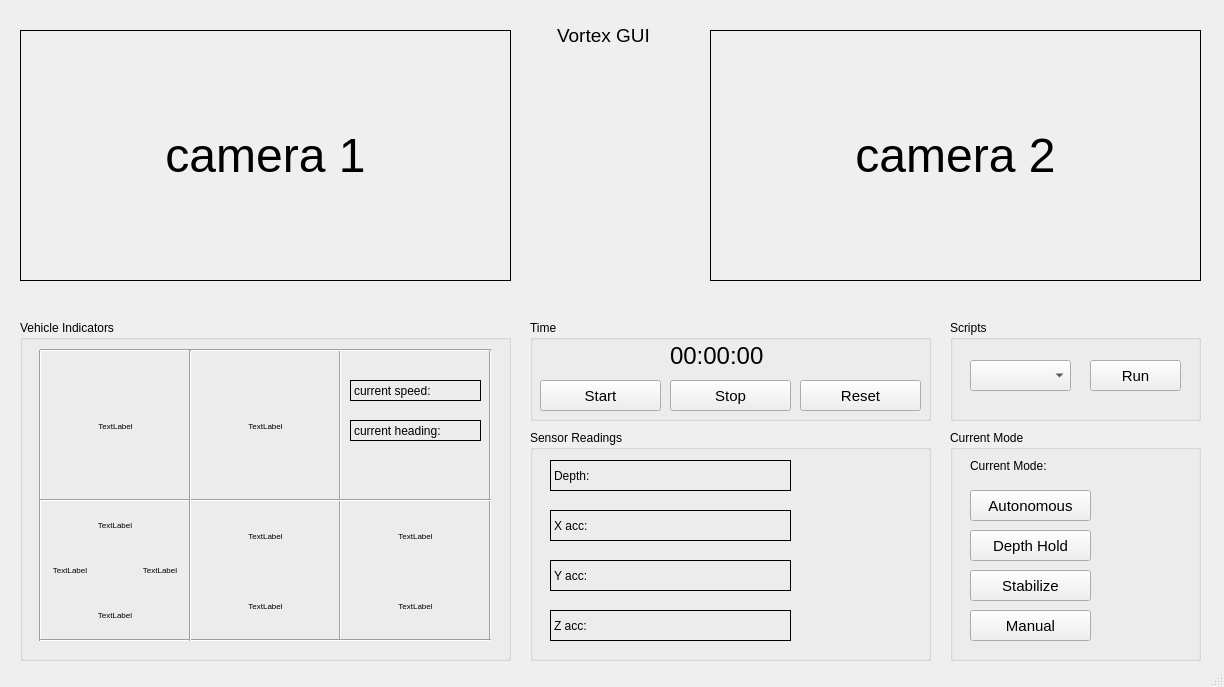
<?xml version="1.0" encoding="UTF-8"?>
<ui version="4.0">
 <class>MainWindow</class>
 <widget class="QMainWindow" name="MainWindow">
  <property name="geometry">
   <rect>
    <x>0</x>
    <y>0</y>
    <width>1224</width>
    <height>687</height>
   </rect>
  </property>
  <property name="windowTitle">
   <string>MainWindow</string>
  </property>
  <widget class="QWidget" name="centralwidget">
   <widget class="QGroupBox" name="groupBox">
    <property name="geometry">
     <rect>
      <x>20</x>
      <y>320</y>
      <width>491</width>
      <height>341</height>
     </rect>
    </property>
    <property name="title">
     <string>Vehicle Indicators</string>
    </property>
    <widget class="Line" name="line_5">
     <property name="geometry">
      <rect>
       <x>-10</x>
       <y>30</y>
       <width>61</width>
       <height>291</height>
      </rect>
     </property>
     <property name="orientation">
      <enum>Qt::Vertical</enum>
     </property>
    </widget>
    <widget class="Line" name="line_4">
     <property name="geometry">
      <rect>
       <x>290</x>
       <y>30</y>
       <width>61</width>
       <height>291</height>
      </rect>
     </property>
     <property name="orientation">
      <enum>Qt::Vertical</enum>
     </property>
    </widget>
    <widget class="Line" name="line_3">
     <property name="geometry">
      <rect>
       <x>440</x>
       <y>30</y>
       <width>61</width>
       <height>291</height>
      </rect>
     </property>
     <property name="orientation">
      <enum>Qt::Vertical</enum>
     </property>
    </widget>
    <widget class="Line" name="line_2">
     <property name="geometry">
      <rect>
       <x>20</x>
       <y>170</y>
       <width>451</width>
       <height>21</height>
      </rect>
     </property>
     <property name="orientation">
      <enum>Qt::Horizontal</enum>
     </property>
    </widget>
    <widget class="Line" name="line_6">
     <property name="geometry">
      <rect>
       <x>20</x>
       <y>20</y>
       <width>451</width>
       <height>21</height>
      </rect>
     </property>
     <property name="orientation">
      <enum>Qt::Horizontal</enum>
     </property>
    </widget>
    <widget class="QLabel" name="label_13">
     <property name="geometry">
      <rect>
       <x>330</x>
       <y>100</y>
       <width>131</width>
       <height>21</height>
      </rect>
     </property>
     <property name="frameShape">
      <enum>QFrame::Box</enum>
     </property>
     <property name="text">
      <string>current heading:</string>
     </property>
    </widget>
    <widget class="QLabel" name="label_12">
     <property name="geometry">
      <rect>
       <x>330</x>
       <y>60</y>
       <width>131</width>
       <height>21</height>
      </rect>
     </property>
     <property name="frameShape">
      <enum>QFrame::Box</enum>
     </property>
     <property name="text">
      <string>current speed:</string>
     </property>
    </widget>
    <widget class="Line" name="line_7">
     <property name="geometry">
      <rect>
       <x>20</x>
       <y>310</y>
       <width>451</width>
       <height>21</height>
      </rect>
     </property>
     <property name="orientation">
      <enum>Qt::Horizontal</enum>
     </property>
    </widget>
    <widget class="Line" name="line_8">
     <property name="geometry">
      <rect>
       <x>140</x>
       <y>30</y>
       <width>61</width>
       <height>291</height>
      </rect>
     </property>
     <property name="orientation">
      <enum>Qt::Vertical</enum>
     </property>
    </widget>
    <widget class="QLabel" name="grapper">
     <property name="geometry">
      <rect>
       <x>20</x>
       <y>30</y>
       <width>151</width>
       <height>151</height>
      </rect>
     </property>
     <property name="font">
      <font>
       <pointsize>6</pointsize>
      </font>
     </property>
     <property name="text">
      <string>TextLabel</string>
     </property>
     <property name="alignment">
      <set>Qt::AlignCenter</set>
     </property>
    </widget>
    <widget class="QLabel" name="grapper_2">
     <property name="geometry">
      <rect>
       <x>170</x>
       <y>30</y>
       <width>151</width>
       <height>151</height>
      </rect>
     </property>
     <property name="font">
      <font>
       <pointsize>6</pointsize>
      </font>
     </property>
     <property name="text">
      <string>TextLabel</string>
     </property>
     <property name="alignment">
      <set>Qt::AlignCenter</set>
     </property>
    </widget>
    <widget class="QLabel" name="forward">
     <property name="geometry">
      <rect>
       <x>70</x>
       <y>180</y>
       <width>50</width>
       <height>50</height>
      </rect>
     </property>
     <property name="font">
      <font>
       <pointsize>6</pointsize>
      </font>
     </property>
     <property name="text">
      <string>TextLabel</string>
     </property>
     <property name="alignment">
      <set>Qt::AlignCenter</set>
     </property>
    </widget>
    <widget class="QLabel" name="cw">
     <property name="geometry">
      <rect>
       <x>170</x>
       <y>180</y>
       <width>151</width>
       <height>71</height>
      </rect>
     </property>
     <property name="font">
      <font>
       <pointsize>6</pointsize>
      </font>
     </property>
     <property name="text">
      <string>TextLabel</string>
     </property>
     <property name="alignment">
      <set>Qt::AlignCenter</set>
     </property>
    </widget>
    <widget class="QLabel" name="ccw">
     <property name="geometry">
      <rect>
       <x>170</x>
       <y>250</y>
       <width>151</width>
       <height>71</height>
      </rect>
     </property>
     <property name="font">
      <font>
       <pointsize>6</pointsize>
      </font>
     </property>
     <property name="text">
      <string>TextLabel</string>
     </property>
     <property name="alignment">
      <set>Qt::AlignCenter</set>
     </property>
    </widget>
    <widget class="QLabel" name="down">
     <property name="geometry">
      <rect>
       <x>320</x>
       <y>250</y>
       <width>151</width>
       <height>71</height>
      </rect>
     </property>
     <property name="font">
      <font>
       <pointsize>6</pointsize>
      </font>
     </property>
     <property name="text">
      <string>TextLabel</string>
     </property>
     <property name="alignment">
      <set>Qt::AlignCenter</set>
     </property>
    </widget>
    <widget class="QLabel" name="up">
     <property name="geometry">
      <rect>
       <x>320</x>
       <y>180</y>
       <width>151</width>
       <height>71</height>
      </rect>
     </property>
     <property name="font">
      <font>
       <pointsize>6</pointsize>
      </font>
     </property>
     <property name="text">
      <string>TextLabel</string>
     </property>
     <property name="alignment">
      <set>Qt::AlignCenter</set>
     </property>
    </widget>
    <widget class="QLabel" name="backward">
     <property name="geometry">
      <rect>
       <x>70</x>
       <y>270</y>
       <width>50</width>
       <height>50</height>
      </rect>
     </property>
     <property name="font">
      <font>
       <pointsize>6</pointsize>
      </font>
     </property>
     <property name="text">
      <string>TextLabel</string>
     </property>
     <property name="alignment">
      <set>Qt::AlignCenter</set>
     </property>
    </widget>
    <widget class="QLabel" name="left">
     <property name="geometry">
      <rect>
       <x>25</x>
       <y>225</y>
       <width>50</width>
       <height>50</height>
      </rect>
     </property>
     <property name="font">
      <font>
       <pointsize>6</pointsize>
      </font>
     </property>
     <property name="text">
      <string>TextLabel</string>
     </property>
     <property name="alignment">
      <set>Qt::AlignCenter</set>
     </property>
    </widget>
    <widget class="QLabel" name="right">
     <property name="geometry">
      <rect>
       <x>115</x>
       <y>225</y>
       <width>50</width>
       <height>50</height>
      </rect>
     </property>
     <property name="font">
      <font>
       <pointsize>6</pointsize>
      </font>
     </property>
     <property name="text">
      <string>TextLabel</string>
     </property>
     <property name="alignment">
      <set>Qt::AlignCenter</set>
     </property>
    </widget>
   </widget>
   <widget class="QGroupBox" name="groupBox_3">
    <property name="geometry">
     <rect>
      <x>530</x>
      <y>320</y>
      <width>401</width>
      <height>101</height>
     </rect>
    </property>
    <property name="title">
     <string>Time</string>
    </property>
    <widget class="QLabel" name="time">
     <property name="geometry">
      <rect>
       <x>140</x>
       <y>20</y>
       <width>121</width>
       <height>31</height>
      </rect>
     </property>
     <property name="font">
      <font>
       <pointsize>18</pointsize>
      </font>
     </property>
     <property name="text">
      <string>00:00:00</string>
     </property>
    </widget>
   </widget>
   <widget class="QGroupBox" name="groupBox_4">
    <property name="geometry">
     <rect>
      <x>950</x>
      <y>320</y>
      <width>251</width>
      <height>101</height>
     </rect>
    </property>
    <property name="title">
     <string>Scripts</string>
    </property>
   </widget>
   <widget class="QGroupBox" name="groupBox_5">
    <property name="geometry">
     <rect>
      <x>950</x>
      <y>430</y>
      <width>251</width>
      <height>231</height>
     </rect>
    </property>
    <property name="title">
     <string>Current Mode</string>
    </property>
    <widget class="QLabel" name="currentMode">
     <property name="geometry">
      <rect>
       <x>20</x>
       <y>15</y>
       <width>141</width>
       <height>41</height>
      </rect>
     </property>
     <property name="text">
      <string>Current Mode:</string>
     </property>
    </widget>
   </widget>
   <widget class="QGroupBox" name="groupBox_6">
    <property name="geometry">
     <rect>
      <x>530</x>
      <y>430</y>
      <width>401</width>
      <height>231</height>
     </rect>
    </property>
    <property name="title">
     <string>Sensor Readings</string>
    </property>
    <widget class="QLabel" name="label_3">
     <property name="geometry">
      <rect>
       <x>20</x>
       <y>30</y>
       <width>241</width>
       <height>31</height>
      </rect>
     </property>
     <property name="frameShape">
      <enum>QFrame::Box</enum>
     </property>
     <property name="text">
      <string>Depth:</string>
     </property>
    </widget>
    <widget class="QLabel" name="label_4">
     <property name="geometry">
      <rect>
       <x>20</x>
       <y>80</y>
       <width>241</width>
       <height>31</height>
      </rect>
     </property>
     <property name="frameShape">
      <enum>QFrame::Box</enum>
     </property>
     <property name="text">
      <string>X acc:</string>
     </property>
    </widget>
    <widget class="QLabel" name="label_5">
     <property name="geometry">
      <rect>
       <x>20</x>
       <y>130</y>
       <width>241</width>
       <height>31</height>
      </rect>
     </property>
     <property name="frameShape">
      <enum>QFrame::Box</enum>
     </property>
     <property name="text">
      <string>Y acc:</string>
     </property>
    </widget>
    <widget class="QLabel" name="label_6">
     <property name="geometry">
      <rect>
       <x>20</x>
       <y>180</y>
       <width>241</width>
       <height>31</height>
      </rect>
     </property>
     <property name="frameShape">
      <enum>QFrame::Box</enum>
     </property>
     <property name="text">
      <string>Z acc:</string>
     </property>
    </widget>
   </widget>
   <widget class="QLabel" name="title">
    <property name="geometry">
     <rect>
      <x>557</x>
      <y>20</y>
      <width>111</width>
      <height>31</height>
     </rect>
    </property>
    <property name="font">
     <font>
      <pointsize>14</pointsize>
     </font>
    </property>
    <property name="text">
     <string>Vortex GUI</string>
    </property>
    <property name="textFormat">
     <enum>Qt::RichText</enum>
    </property>
   </widget>
   <widget class="QPushButton" name="reset">
    <property name="geometry">
     <rect>
      <x>800</x>
      <y>380</y>
      <width>121</width>
      <height>31</height>
     </rect>
    </property>
    <property name="font">
     <font>
      <pointsize>11</pointsize>
     </font>
    </property>
    <property name="text">
     <string>Reset</string>
    </property>
   </widget>
   <widget class="QPushButton" name="stop">
    <property name="geometry">
     <rect>
      <x>670</x>
      <y>380</y>
      <width>121</width>
      <height>31</height>
     </rect>
    </property>
    <property name="font">
     <font>
      <pointsize>11</pointsize>
     </font>
    </property>
    <property name="text">
     <string>Stop</string>
    </property>
   </widget>
   <widget class="QPushButton" name="start">
    <property name="geometry">
     <rect>
      <x>540</x>
      <y>380</y>
      <width>121</width>
      <height>31</height>
     </rect>
    </property>
    <property name="font">
     <font>
      <pointsize>11</pointsize>
     </font>
    </property>
    <property name="text">
     <string>Start</string>
    </property>
   </widget>
   <widget class="QPushButton" name="mode2">
    <property name="geometry">
     <rect>
      <x>970</x>
      <y>530</y>
      <width>121</width>
      <height>31</height>
     </rect>
    </property>
    <property name="font">
     <font>
      <pointsize>11</pointsize>
     </font>
    </property>
    <property name="text">
     <string>Depth Hold</string>
    </property>
   </widget>
   <widget class="QPushButton" name="mode3">
    <property name="geometry">
     <rect>
      <x>970</x>
      <y>570</y>
      <width>121</width>
      <height>31</height>
     </rect>
    </property>
    <property name="font">
     <font>
      <pointsize>11</pointsize>
     </font>
    </property>
    <property name="text">
     <string>Stabilize</string>
    </property>
   </widget>
   <widget class="QPushButton" name="mode4">
    <property name="geometry">
     <rect>
      <x>970</x>
      <y>610</y>
      <width>121</width>
      <height>31</height>
     </rect>
    </property>
    <property name="font">
     <font>
      <pointsize>11</pointsize>
     </font>
    </property>
    <property name="text">
     <string>Manual</string>
    </property>
   </widget>
   <widget class="QPushButton" name="mode1">
    <property name="geometry">
     <rect>
      <x>970</x>
      <y>490</y>
      <width>121</width>
      <height>31</height>
     </rect>
    </property>
    <property name="font">
     <font>
      <pointsize>11</pointsize>
     </font>
    </property>
    <property name="text">
     <string>Autonomous</string>
    </property>
   </widget>
   <widget class="QPushButton" name="run">
    <property name="geometry">
     <rect>
      <x>1090</x>
      <y>360</y>
      <width>91</width>
      <height>31</height>
     </rect>
    </property>
    <property name="font">
     <font>
      <pointsize>11</pointsize>
     </font>
    </property>
    <property name="text">
     <string>Run</string>
    </property>
   </widget>
   <widget class="QLabel" name="camera1">
    <property name="geometry">
     <rect>
      <x>20</x>
      <y>30</y>
      <width>491</width>
      <height>251</height>
     </rect>
    </property>
    <property name="font">
     <font>
      <pointsize>36</pointsize>
     </font>
    </property>
    <property name="frameShape">
     <enum>QFrame::Box</enum>
    </property>
    <property name="text">
     <string>camera 1</string>
    </property>
    <property name="alignment">
     <set>Qt::AlignCenter</set>
    </property>
   </widget>
   <widget class="QLabel" name="camera2">
    <property name="geometry">
     <rect>
      <x>710</x>
      <y>30</y>
      <width>491</width>
      <height>251</height>
     </rect>
    </property>
    <property name="font">
     <font>
      <pointsize>36</pointsize>
     </font>
    </property>
    <property name="frameShape">
     <enum>QFrame::Box</enum>
    </property>
    <property name="text">
     <string>camera 2</string>
    </property>
    <property name="alignment">
     <set>Qt::AlignCenter</set>
    </property>
   </widget>
   <widget class="QComboBox" name="comboBox">
    <property name="geometry">
     <rect>
      <x>970</x>
      <y>360</y>
      <width>101</width>
      <height>31</height>
     </rect>
    </property>
    <property name="font">
     <font>
      <pointsize>11</pointsize>
     </font>
    </property>
   </widget>
  </widget>
  <widget class="QMenuBar" name="menubar">
   <property name="geometry">
    <rect>
     <x>0</x>
     <y>0</y>
     <width>1224</width>
     <height>26</height>
    </rect>
   </property>
  </widget>
  <widget class="QStatusBar" name="statusbar"/>
 </widget>
 <resources/>
 <connections/>
</ui>
